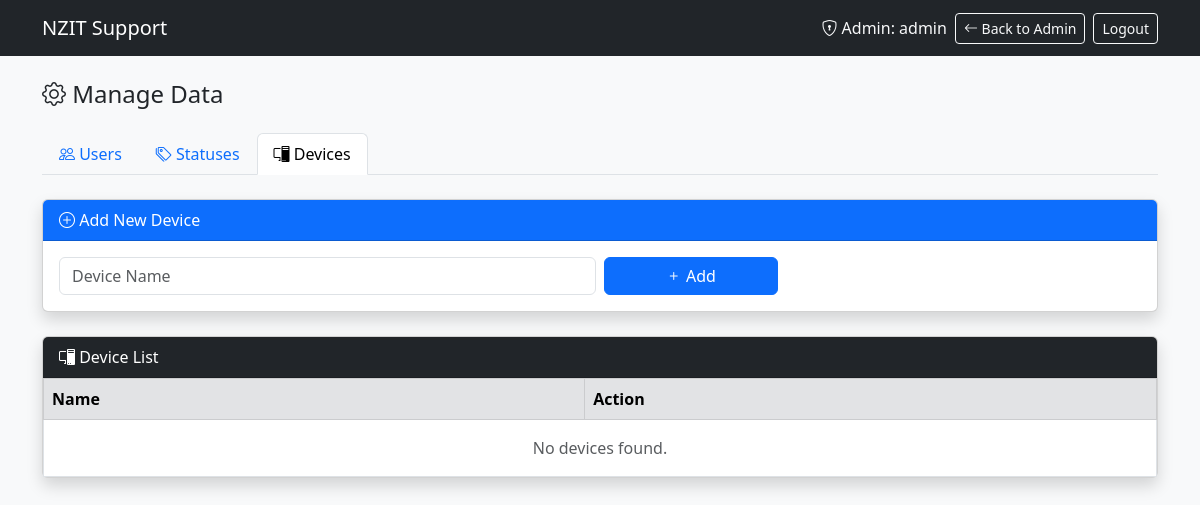
Page /manage.php?tab=devices (signed in) on the earlier database version.
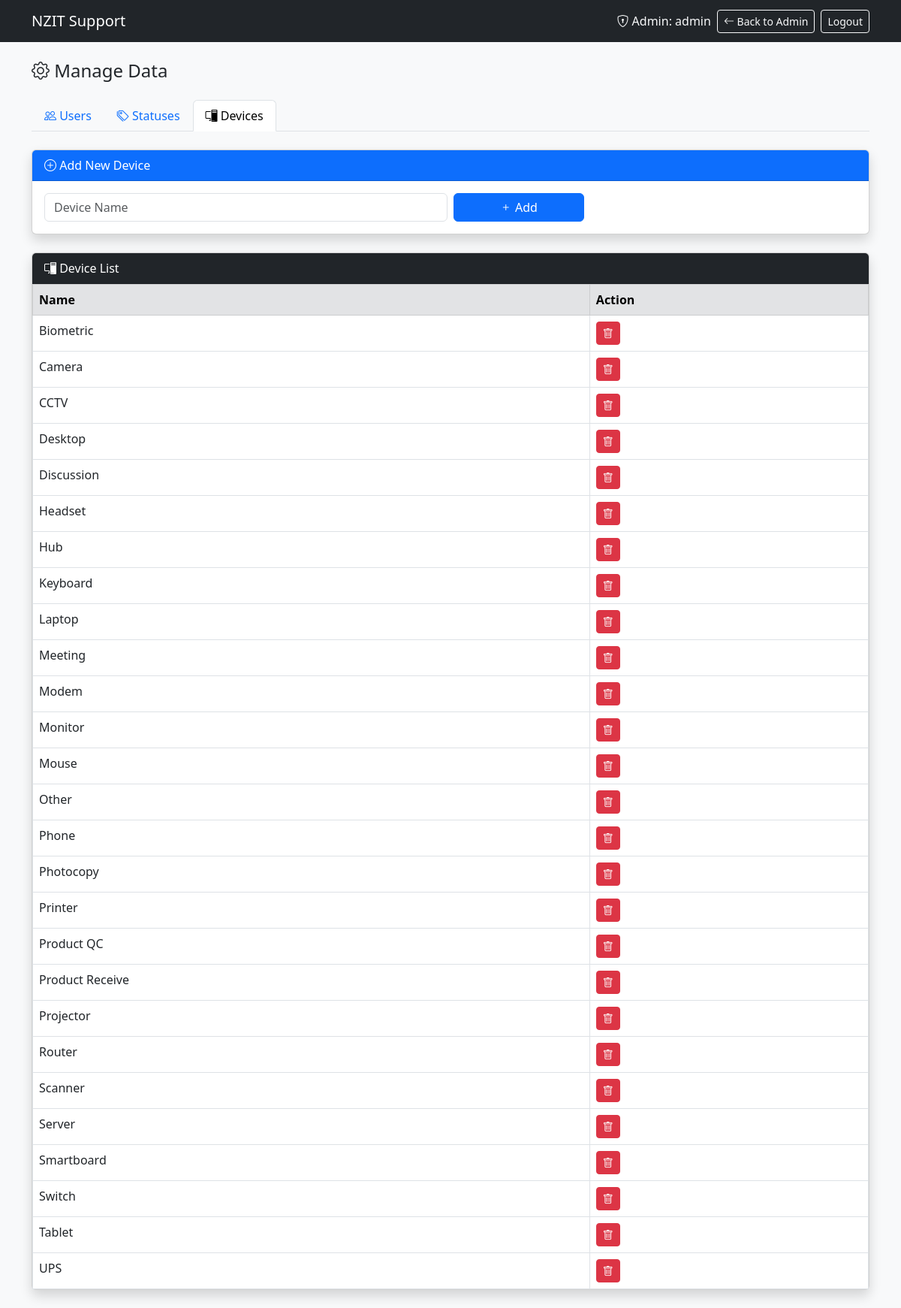
Same page on the later database version.
### tables this page shows
CREATE TABLE `devices` (
  `id` int(11) NOT NULL AUTO_INCREMENT,
  `name` varchar(100) NOT NULL,
  PRIMARY KEY (`id`),
  UNIQUE KEY `name` (`name`)
);

### manage.php (the view, shortened to what the changed rows need)
<?php
require_once 'config.php';
$tab = $_GET['tab'] ?? 'users';
$devices = $conn->query("SELECT * FROM devices ORDER BY name");
$users = $conn->query("SELECT * FROM user_registry ORDER BY name");
$pending_requests = $conn->query("SELECT * FROM user_requests WHERE status='pending' ORDER BY created_at DESC");
?>
<!DOCTYPE html>
<html lang="en">
<head>
    <link href="https://cdn.jsdelivr.net/npm/bootstrap@5.3.0/dist/css/bootstrap.min.css" rel="stylesheet">
    <link href="https://cdn.jsdelivr.net/npm/bootstrap-icons@1.11.0/font/bootstrap-icons.css" rel="stylesheet">
</head>
<body class="bg-light">
    <div class="container py-4">
        <?php if ($tab === 'users'): ?>
        <div class="card shadow mb-4">
            <div class="card-header bg-primary text-white">
                <i class="bi bi-person-plus"></i> Add New User
            </div>
            <div class="card-body">
                <form method="post" class="row g-2">
                    <div class="col-md-2">
                        <input type="text" name="oid" class="form-control" placeholder="OID" required>
                    </div>
                    <div class="col-md-3">
                        <input type="text" name="name" class="form-control" placeholder="Full Name" required>
                    </div>
                    <div class="col-md-3">
                        <input type="text" name="designation" class="form-control" placeholder="Designation">
                    </div>
                    <div class="col-md-2">
                        <input type="text" name="department" class="form-control" placeholder="Department">
                    </div>
                    <div class="col-md-1">
                        <input type="text" name="phone" class="form-control" placeholder="Phone">
                    </div>
                    <div class="col-md-1">
                        <button type="submit" name="add_user_registry" class="btn btn-primary w-100">
                            <i class="bi bi-plus"></i>
                        </button>
                    </div>
                </form>
            </div>
        </div>
        <div class="card shadow mb-4">
            <div class="card-header bg-success text-white">
                <i class="bi bi-file-earmark-excel"></i> Import Users from Excel/CSV
            </div>
            <div class="card-body">
                <form method="post" enctype="multipart/form-data" class="row g-2">
                    <div class="col-md-6">
                        <input type="file" name="user_excel" class="form-control" accept=".xlsx,.csv" required>
                    </div>
                    <div class="col-md-2">
                        <button type="submit" name="import_users" class="btn btn-success">
                            <i class="bi bi-upload"></i> Import
                        </button>
                    </div>
                </form>
                <small class="text-muted">Format: OID, Name, Designation, Department, Phone (header row required)</small>
            </div>
        </div>
        <div class="card shadow">
            <div class="card-header bg-dark text-white">
                <i class="bi bi-people"></i> User Registry
            </div>
            <div class="card-body p-0">
                <div class="table-responsive">
                    <table class="table table-bordered mb-0">
                        <thead class="table-secondary">
                            <tr><th>OID</th><th>Name</th><th>Designation</th><th>Department</th><th>Phone</th><th>Action</th></tr>
                        </thead>
                        <tbody>
                            <?php if ($users && $users->num_rows > 0): ?>
                                <?php while ($u = $users->fetch_assoc()): ?>
                                <tr>
                                    <td><code><?= htmlspecialchars($u['oid']) ?></code></td>
                                    <td><?= htmlspecialchars($u['name']) ?></td>
                                    <td><?= htmlspecialchars($u['designation'] ?: '-') ?></td>
                                    <td><?= htmlspecialchars($u['department'] ?: '-') ?></td>
                                    <td><?= htmlspecialchars($u['phone'] ?: '-') ?></td>
                                    <td>
                                        <form method="post" onsubmit="return confirm('Delete this user?')">
                                            <input type="hidden" name="id" value="<?= $u['id'] ?>">
                                            <button type="submit" name="delete_user_registry" class="btn btn-danger btn-sm">
                                                <i class="bi bi-trash"></i>
                                            </button>
                                        </form>
                                    </td>
                                </tr>
                                <?php endwhile; ?>
                            <?php else: ?>
                                <tr><td colspan="6" class="text-center text-muted py-3">No users found.</td></tr>
                            <?php endif; ?>
                        </tbody>
                    </table>
                </div>
            </div>
        </div>
        <?php if ($pending_requests && $pending_requests->num_rows > 0): ?>
        <div class="card shadow mt-4">
            <div class="card-header bg-warning text-dark">
                <i class="bi bi-hourglass-split"></i> Pending User Requests (<?= $pending_requests->num_rows ?>)
            </div>
            <div class="card-body p-0">
                <div class="table-responsive">
                    <table class="table table-bordered mb-0">
                        <thead class="table-warning">
                            <tr><th>OID</th><th>Name</th><th>Designation</th><th>Department</th><th>Phone</th><th>Support Person</th><th>Requested By</th><th>Action</th></tr>
                        </thead>
                        <tbody>
                            <?php while ($rq = $pending_requests->fetch_assoc()): ?>
                            <tr>
                                <td><code><?= htmlspecialchars($rq['oid']) ?></code></td>
                                <td><?= htmlspecialchars($rq['name']) ?></td>
                                <td><?= htmlspecialchars($rq['designation'] ?: '-') ?></td>
                                <td><?= htmlspecialchars($rq['department'] ?: '-') ?></td>
                                <td><?= htmlspecialchars($rq['phone'] ?: '-') ?></td>
                                <td><?= htmlspecialchars($rq['support_person'] ?: '-') ?></td>
                                <td><?= htmlspecialchars($rq['requested_by']) ?></td>
                                <td>
                                    <form method="post" style="display:inline">
                                        <input type="hidden" name="request_id" value="<?= $rq['id'] ?>">
                                        <button type="submit" name="approve_request" class="btn btn-success btn-sm" onclick="return confirm('Approve this user?')">
                                            <i class="bi bi-check-lg"></i> Approve
                                        </button>
                                        <button type="submit" name="reject_request" class="btn btn-danger btn-sm" onclick="return confirm('Reject this request?')">
                                            <i class="bi bi-x-lg"></i> Reject
                                        </button>
                                    </form>
                                </td>
                            </tr>
                            <?php endwhile; ?>
                        </tbody>
                    </table>
                </div>
            </div>
        </div>
        <?php endif; ?>
        <?php elseif ($tab === 'devices'): ?>
        <div class="card shadow">
            <div class="card-body p-0">
                <div class="table-responsive">
                    <table class="table table-bordered mb-0">
                        <thead class="table-secondary">
                            <tr><th>Name</th><th>Action</th></tr>
                        </thead>
                        <tbody>
                            <?php if ($devices && $devices->num_rows > 0): ?>
                                <?php while ($d = $devices->fetch_assoc()): ?>
                                <tr>
                                    <td><?= htmlspecialchars($d['name']) ?></td>
                                    <td>
                                        <form method="post" onsubmit="return confirm('Delete device <?= htmlspecialchars($d['name']) ?>?')">
                                            <button type="submit" name="delete_device" class="btn btn-danger btn-sm">
                                                <i class="bi bi-trash"></i>
                                            </button>
                                        </form>
                                    </td>
                                </tr>
                                <?php endwhile; ?>
                            <?php else: ?>
                                <tr><td colspan="2" class="text-center text-muted py-3">No devices found.</td></tr>
                            <?php endif; ?>
                        </tbody>
                    </table>
                </div>
            </div>
        </div>
        <?php endif; ?>
    </div>
</body>
</html>

Differences in the rows shown:
added devices: name "Biometric"
added devices: name "Camera"
added devices: name "CCTV"
added devices: name "Desktop"
added devices: name "Discussion"
added devices: name "Headset"
added devices: name "Hub"
added devices: name "Keyboard"
added devices: name "Laptop"
added devices: name "Meeting"
added devices: name "Modem"
added devices: name "Monitor"
added devices: name "Mouse"
added devices: name "Other"
added devices: name "Phone"
added devices: name "Photocopy"
added devices: name "Printer"
added devices: name "Product QC"
added devices: name "Product Receive"
added devices: name "Projector"
added devices: name "Router"
added devices: name "Scanner"
added devices: name "Server"
added devices: name "Smartboard"
added devices: name "Switch"
added devices: name "Tablet"
added devices: name "UPS"
Other differences:
text no longer shown: "No devices found."
